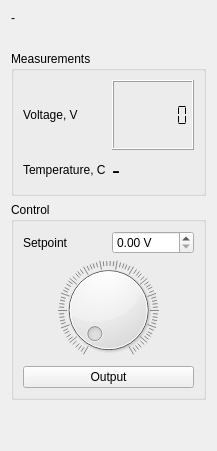
<?xml version="1.0" encoding="UTF-8"?>
<ui version="4.0">
 <class>FakePsuPage</class>
 <widget class="QWidget" name="FakePsuPage">
  <layout class="QVBoxLayout" name="rootLayout">
   <item>
    <widget class="QLabel" name="idnLabel">
     <property name="text">
      <string>-</string>
     </property>
    </widget>
   </item>
   <item>
    <widget class="QLabel" name="statusLabel"/>
   </item>
   <item>
    <widget class="QGroupBox" name="measGroup">
     <property name="title">
      <string>Measurements</string>
     </property>
     <layout class="QGridLayout" name="measLayout" columnstretch="0,1">
      <item row="0" column="0">
       <widget class="QLabel" name="voltCaption">
        <property name="text">
         <string>Voltage, V</string>
        </property>
       </widget>
      </item>
      <item row="0" column="1">
       <widget class="QLCDNumber" name="voltLcd">
        <property name="minimumSize">
         <size>
          <width>0</width>
          <height>70</height>
         </size>
        </property>
        <property name="segmentStyle">
         <enum>QLCDNumber::Flat</enum>
        </property>
        <property name="digitCount">
         <number>7</number>
        </property>
       </widget>
      </item>
      <item row="1" column="0">
       <widget class="QLabel" name="tempCaption">
        <property name="text">
         <string>Temperature, C</string>
        </property>
       </widget>
      </item>
      <item row="1" column="1">
       <widget class="QLabel" name="tempLabel">
        <property name="font">
         <font>
          <pointsize>18</pointsize>
         </font>
        </property>
        <property name="text">
         <string>-</string>
        </property>
       </widget>
      </item>
     </layout>
    </widget>
   </item>
   <item>
    <widget class="QGroupBox" name="ctlGroup">
     <property name="title">
      <string>Control</string>
     </property>
     <layout class="QGridLayout" name="ctlLayout">
      <item row="0" column="0">
       <widget class="QLabel" name="setpointCaption">
        <property name="text">
         <string>Setpoint</string>
        </property>
       </widget>
      </item>
      <item row="0" column="1">
       <widget class="QDoubleSpinBox" name="setpointSpin">
        <property name="suffix">
         <string> V</string>
        </property>
        <property name="decimals">
         <number>2</number>
        </property>
        <property name="maximum">
         <double>30.000000000000000</double>
        </property>
        <property name="singleStep">
         <double>0.100000000000000</double>
        </property>
       </widget>
      </item>
      <item row="1" column="0" colspan="2">
       <widget class="QDial" name="setpointDial">
        <property name="maximum">
         <number>300</number>
        </property>
        <property name="notchesVisible">
         <bool>true</bool>
        </property>
       </widget>
      </item>
      <item row="2" column="0" colspan="2">
       <widget class="QPushButton" name="outputButton">
        <property name="text">
         <string>Output</string>
        </property>
        <property name="checkable">
         <bool>true</bool>
        </property>
       </widget>
      </item>
     </layout>
    </widget>
   </item>
   <item>
    <spacer name="bottomSpacer">
     <property name="orientation">
      <enum>Qt::Vertical</enum>
     </property>
     <property name="sizeHint" stdset="0">
      <size>
       <width>20</width>
       <height>40</height>
      </size>
     </property>
    </spacer>
   </item>
  </layout>
 </widget>
 <resources/>
 <connections/>
</ui>
